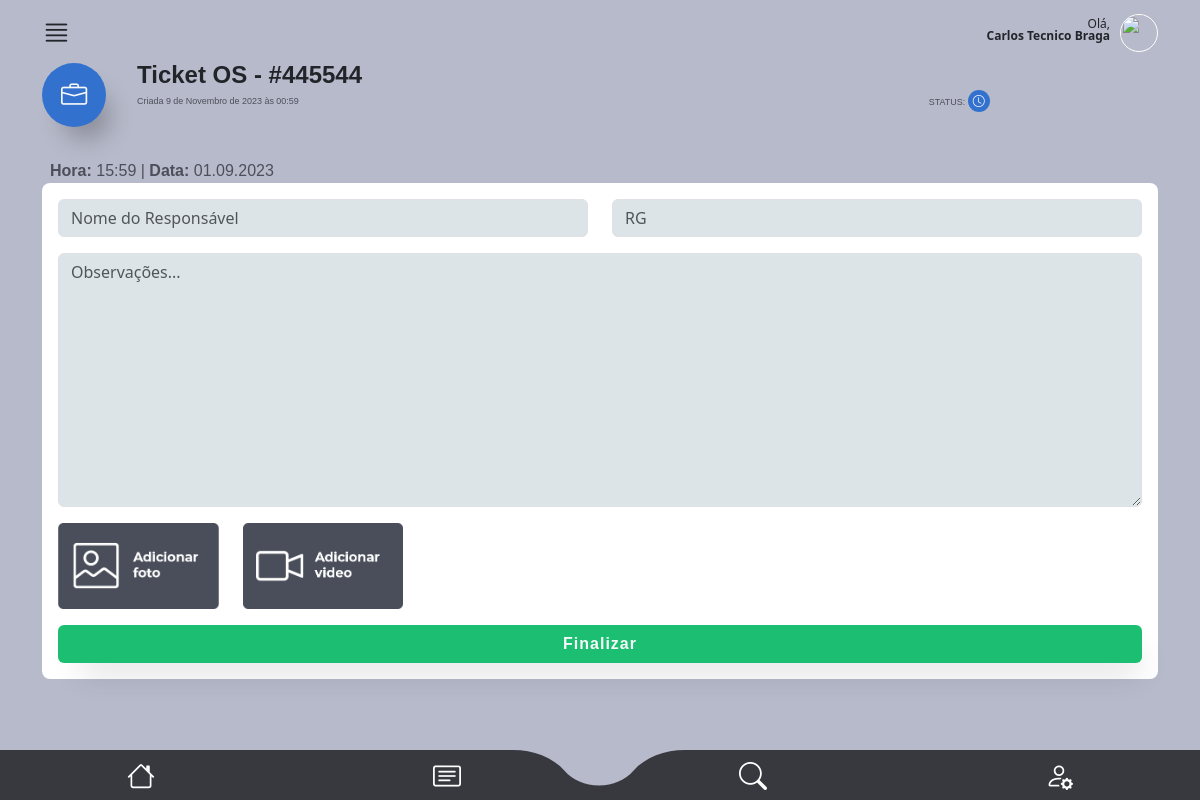
Page /main/finalizar_os/1 (signed in) on the committed database.
### authentication/models.py (models this page shows, shortened)
class CustomUser(AbstractUser):
    telefone = models.CharField(max_length=15, null=False)
    endereco = models.ForeignKey(
        Endereco, on_delete=models.CASCADE, null=True, default=None
    )
    foto = models.ImageField(upload_to="img/perfil_user/", null=True, blank=True)
    email = models.EmailField(unique=True)

### staff/models.py (models this page shows, shortened)
class OrdemDeServico(models.Model):
    ticket = models.CharField(max_length=200, unique=True)
    tecnico = models.ForeignKey(
        CustomUser, on_delete=models.CASCADE, related_name="ordens_técnico"
    )
    staff = models.ForeignKey(
        CustomUser, on_delete=models.CASCADE, related_name="ordens_staff"
    )
    descricao = models.TextField(max_length=600)
    previsao_chegada = models.DateTimeField()
    previsao_execucao = models.DateTimeField()
    material = models.CharField(max_length=100, validators=[MinLengthValidator(3)])
    equipamento = models.CharField(max_length=100, validators=[MinLengthValidator(3)])
    data_criacao = models.DateTimeField(auto_now_add=True)
    cliente = models.ForeignKey(Cliente, on_delete=models.CASCADE)
    contrato = models.CharField(max_length=700, null=True, blank=True)
    atividade = models.CharField(max_length=50, choices=ACTIVITY_CHOICES)
    status_tecnico = models.CharField(max_length=50, choices=TECNICAL_CHOICES)
    status = models.CharField(
        max_length=10, choices=STATUS_CHOICES, default="Aguardando"
    )
    atraso_em_minutos = models.CharField(max_length=50, null=True, blank=True, choices=ATRASO_CHOICES)
    atraso_descricao = models.TextField(max_length=400, null=True, blank=True)

### main/views.py (the view, shortened to what this page needs)
# urls.py: path("finalizar_os/<int:ordem_id>", views.finalizar_os, name="finalizar_os"),
@is_tecnico_and_owner
def finalizar_os(request, ordem_id):
    try:
        if request.method == "GET":
            historico_form = HistoricoOsFinalizadaForm()
            user = request.user
            ordem = get_object_or_404(OrdemDeServico, id=ordem_id)
            if ordem.status == "Concluído":
                return HttpResponse("Ordem de Serviço já finalizada")
            ordem.status_tecnico = "Finalizado"
            ordem.save()
            return render(
                request,
                "finalizar_os.html",
                {"ordem": ordem, "user": user, "historico_form": historico_form},
            )
        return HttpResponse("Método não permitido")
    except Exception as e:
        return render(request, "error.html", {"error_message": str(e)})

### staff/forms.py
class HistoricoOsFinalizadaForm(forms.ModelForm):
    class Meta:
        model = HistoricoOsFinalizada
        exclude = ["ordem_de_servico"]
    def __init__(self, *args, **kwargs):
        super(HistoricoOsFinalizadaForm, self).__init__(*args, **kwargs)
        for field_name, field in self.fields.items():
            if "class" in field.widget.attrs:
                field.widget.attrs["class"] += " form-control"
            else:
                field.widget.attrs["class"] = "form-control"
        self.fields["nome_responsavel"].widget.attrs[
            "placeholder"
        ] = "Nome do Responsável"
        self.fields["rg_responsavel"].widget.attrs["placeholder"] = "RG"
        self.fields["observacoes"].widget.attrs["placeholder"] = "Observações..."

### main/helpers.py (called while the page is built)
def is_tecnico_and_owner(view_func):
    @wraps(view_func)
    def _wrapped_view(request, ordem_id, *args, **kwargs):
        user = request.user
        try:
            ordem = OrdemDeServico.objects.get(id=ordem_id)
            if user.groups.filter(name="Técnico").exists() and ordem.tecnico == user:
                return view_func(request, ordem_id, *args, **kwargs)
        except OrdemDeServico.DoesNotExist:
            return HttpResponse("Os não existe")
        return HttpResponse(
            "Acesso não autorizado"
        )  # Ou redirecione para uma página de erro
    return _wrapped_view

### main/templates/finalizar_os.html (shortened to what this page needs)
{% extends "base2.html" %} {%load static%}
{% block rest %}
<section id="detalhes_oc_scr">
  <div class="container">
    <div id="oc_detalhes">
      <div class="oc_titulo mb-1 mb-md-3">
        <div class="row">
          <div class="col-3 col-md-1">
            <div class="icon bg01">
              <i class="bi bi-briefcase text-light"></i>
            </div>
          </div>
          <div class="col-9 col-md-10">
            <h4 class="font-bold">Ticket OS - #{{ordem.ticket}}</h4>
            <div class="row">
              <div class="col-8 col-md-10">
                <p class="font-medium color04">
                  Criada {{ordem.data_criacao}}
                </p>
              </div>
              <div class="col-4 col-md-2">
                <p class="font-medium color04">
                  STATUS:
                  <span class="icon_sm bg01"
                    ><i class="bi bi-clock text-light"></i
                  ></span>
                </p>
              </div>
            </div>
          </div>
        </div>
      </div>
      <div class="oc_ocorrencia">
        <label class="mt-3 ms-2 font-medium color04 fs-6"
          ><span class="font-bold">Hora:</span> 15:59 |
          <span class="font-bold">Data:</span> 01.09.2023</label
        >
        <div class="detalhes_ocorrencia">
          <form
            method="POST"
            id="form_finalizar_os"
            enctype="multipart/form-data"
            class="row"
            action="{% url 'finalizar_os' ordem.id %}"
          >
            <div class="col-6">
              {{historico_form.nome_responsavel}}
            </div>
            <div class="col-6">
              {{historico_form.rg_responsavel}}
            </div>
            <div class="col-12 mt-3">
              {{historico_form.observacoes}}
            </div>
            <div class="col-6 col-md-2 mt-3">
              <div class="btn_wrapper">
                <img
                  src="{% static 'assets/img/btn_add_picture.png' %}"
                  class="w-100"
                />
              </div>
            </div>
            <div class="col-6 col-md-2 mt-3">
              <div class="btn_wrapper">
                <img
                  src="{% static 'assets/img/btn_add_video.png' %}"
                  class="w-100"
                />
              </div>
            </div>
            <div class="col-12">
              <button
                type="submit"
                class="btn bg02 text-light w-100 box-shadow fs-6 font-bold mt-3"
              >
                Finalizar
              </button>
            </div>
          </form>
        </div>
      </div>
    </div>
  </div>
</section>
{% endblock %}

### main/templates/base2.html (shortened to what this page needs)
{%load static%}
<!DOCTYPE html>
<html lang="en" data-bs-theme="auto">
  <head>
    <link
      rel="stylesheet"
      href="https://cdn.jsdelivr.net/npm/@docsearch/css@3"
    />
    <link
      rel="stylesheet"
      href="https://cdn.jsdelivr.net/npm/bootstrap-icons@1.11.1/font/bootstrap-icons.css"
    />
    <link
      href="{% static 'assets/dist/css/bootstrap.min.css' %}"
      rel="stylesheet"
    />
    <link href="{% static 'assets/css/app_mamminfo.css' %}" rel="stylesheet" />
  </head>
  <body>
    <main class="bg03">
      <header>
        <div class="container">
          <div id="super_menu">
            <div class="row">
              <div class="col-3 text-start">
                <i class="bi bi-justify i_main"></i>
              </div>
              <div class="col-9 text-end">
                <p class="mt-2">
                  Olá,<br />
                  <strong>{{ user.first_name }} {{ user.last_name }}</strong>
                </p>
                <div class="photo_user mt-1">
                  {% if request.user.foto %}
                  <img src="{{ request.user.foto.url }}" alt="User Photo" />
                  {% else %}
                  <img
                    src="https://cdn-icons-png.flaticon.com/512/3106/3106807.png?auto=format&fit=crop&q=80&w=1760&ixlib=rb-4.0.3&ixid=M3wxMjA3fDB8MHxwaG90by1wYWdlfHx8fGVufDB8fHx8fA%3D%3D"
                    alt=""
                  />
                  {% endif %}
                </div>
              </div>
            </div>
          </div>
        </div>
      </header>
      {% block rest %}{% endblock %}
    </main>
    <footer>
      <ul class="row">
        <li class="col-3 mt-1">
          <a href="{% url 'dashboard' %}"><i class="bi bi-house"></i></a>
        </li>
        <li class="col-3 p-0 mt-1 text-start text-md-center">
          <a href="{% url 'minhas_os' %}" class="text-start text-md-center"
            ><i class="bi bi-card-text"></i
          ></a>
        </li>
        <li class="col-3 p-0 mt-1 text-end text-md-center">
          <a href="{% url 'tela_busca' %}" class="text-end text-md-center"
            ><i class="bi bi-search"></i
          ></a>
        </li>
        <li class="col-3 mt-1">
          <a href="{% url 'tela_user' %}"><i class="bi bi-person-gear"></i></a>
        </li>
      </ul>
    </footer>
  </body>
</html>

### main/templates/static/assets/css/app_mamminfo.css (style rules this page uses)
html { font-family: 'Noto', sans-serif;background: #ced0dc; }
.font-medium { font-family: 'NotoMedium', sans-serif;font-weight: 400; }
.font-bold { font-family: 'NotoBold', sans-serif;font-weight: 600; }
.bg01 { background: #3371cf; }
.bg02 { background: #1cbf71; }
.bg03 { background: #b7baca; }
.color04 { color: #4c4f5a; }
section { height: auto;min-height: 90vh;max-width: 100vw;width: 100%; }
.box-shadow { box-shadow: 10px 20px 32px -12px rgba(0,0,0,.2); }
.btn { letter-spacing: 1px; }
#super_menu { padding: 10px 0;position: relative; }
#super_menu p { font-size: .75rem;line-height: 100%;display: inline-block;margin: 0 10px 0 0; }
#super_menu .i_main { font-size: 1.8rem; }
#super_menu .photo_user { float: right;display: inline-block; }
#super_menu .photo_user img { width: 38px;height: 38px;display: block;border-radius: 38px;object-fit: cover;transform-origin: 50% 50%;border: 1px solid #fff; }
footer { position: fixed;z-index: 5; width: 100%;bottom: 0;background: url(../img/footer.svg) 50% 50% / cover;height: 50px; }
footer ul { padding: 0;margin: 0;text-align: center; }
footer ul li { list-style: none;display: inline-block; }
footer li a { color: #fff;font-size: 1.75rem;width: 100%;text-align: center;display: block; }
#oc_detalhes .oc_titulo .icon { width: 64px;height: 64px;border-radius: 64px;display: inline-block;text-align: center;line-height: 64px;box-shadow: 12px 20px 24px -8px rgba(0,0,0,.25); }
#oc_detalhes .oc_titulo .icon i { font-size: 1.64rem; }
#oc_detalhes .oc_titulo h4 { line-height: 100%; }
#oc_detalhes .oc_titulo p { font-size: .56rem;margin: 0; }
#oc_detalhes .oc_titulo .icon_sm { width: 22px;height: 22px;border-radius: 22px;display: inline-block;text-align: center;line-height: 22px;margin-top: -5px; }
#oc_detalhes .oc_titulo .icon_sm i { font-size: .75rem; }
#oc_detalhes { padding-bottom: 50px; }
#oc_detalhes .oc_ocorrencia label { font-size: .78rem; }
#oc_detalhes .oc_ocorrencia .detalhes_ocorrencia { background: #fff;border-radius: 8px;padding: 16px;margin-bottom: 75px; }
#oc_detalhes .oc_ocorrencia .detalhes_ocorrencia form .form-control { background: #dde4e8; }
#oc_detalhes .oc_ocorrencia .detalhes_ocorrencia form textarea { min-height: 100px; }
#oc_detalhes .oc_ocorrencia .detalhes_ocorrencia .btn_wrapper { position: relative; }

### rows in the picture
CustomUser: first_name "Carlos Tecnico", last_name "Braga"
OrdemDeServico: ticket "445544", data_criacao "9 de Novembro de 2023 às 00:59"
